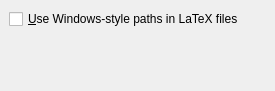
<ui version="4.0" >
 <class>QPrefCygwinPathUi</class>
 <widget class="QWidget" name="QPrefCygwinPathUi" >
  <property name="geometry" >
   <rect>
    <x>0</x>
    <y>0</y>
    <width>275</width>
    <height>91</height>
   </rect>
  </property>
  <property name="windowTitle" >
   <string/>
  </property>
  <layout class="QGridLayout" >
   <property name="margin" >
    <number>9</number>
   </property>
   <property name="spacing" >
    <number>6</number>
   </property>
   <item row="1" column="0" >
    <spacer>
     <property name="orientation" >
      <enum>Qt::Vertical</enum>
     </property>
     <property name="sizeHint" >
      <size>
       <width>20</width>
       <height>40</height>
      </size>
     </property>
    </spacer>
   </item>
   <item row="0" column="0" >
    <widget class="QCheckBox" name="pathCB" >
     <property name="enabled" >
      <bool>true</bool>
     </property>
     <property name="toolTip" >
      <string/>
     </property>
     <property name="whatsThis" >
      <string>Select if LyX should output Windows-style paths rather than Posix-style paths to LaTeX files. Useful if you're using the native Windows MikTeX rather than the Cygwin teTeX.</string>
     </property>
     <property name="text" >
      <string>&amp;Use Windows-style paths in LaTeX files</string>
     </property>
    </widget>
   </item>
  </layout>
 </widget>
 <includes>
  <include location="local" >qt_helpers.h</include>
 </includes>
 <resources/>
 <connections/>
</ui>
